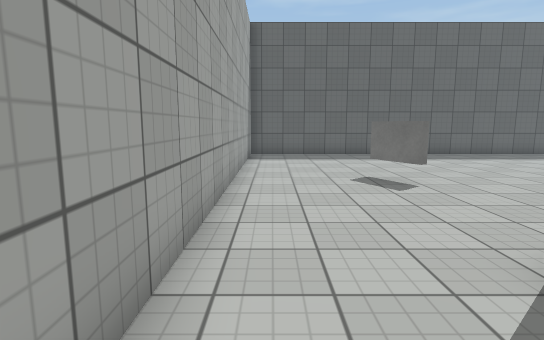
[1] (above)

16 first-person views from a walk through a 3-D level made in the Unity game engine. The camera is 1.4 m above the floor, tilts 8° down and sees 80° across. The floor is counted in squares, 1 m on a side. Each view is taken from the middle of a square. On the plan, view 1 faces up. The plan holds only what a view shows up to about 15 squares ahead; the rest is blank. The place goes on beyond the plan. The player character is not drawn. Surface patterns are stand-ins for the level's own textures.

[2]
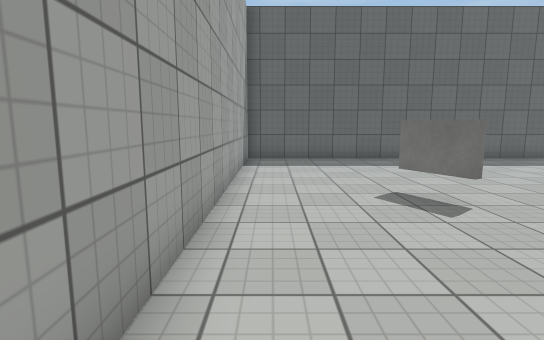

[3]
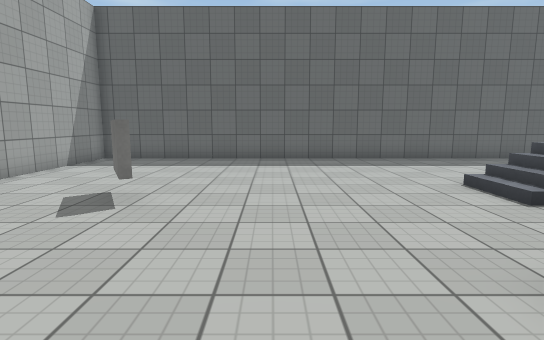

[4]
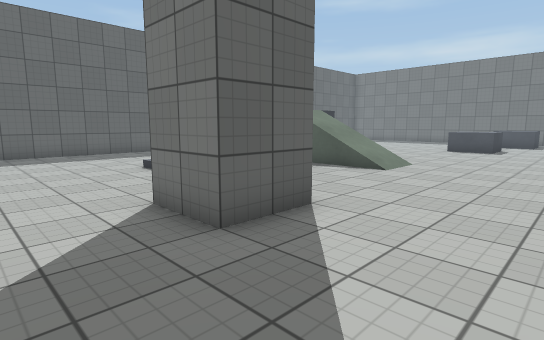

[5]
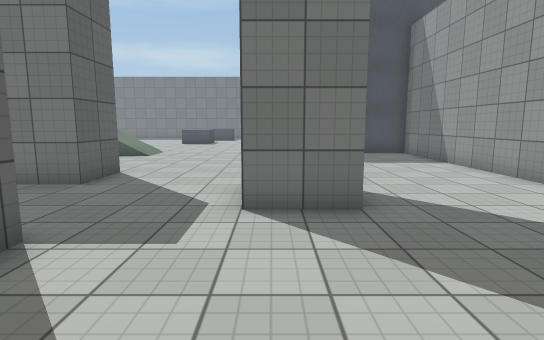

[6]
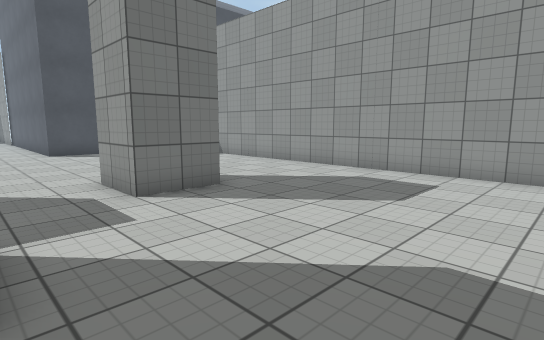

[7]
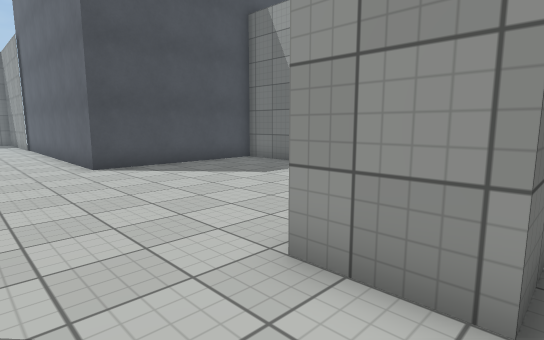

[8]
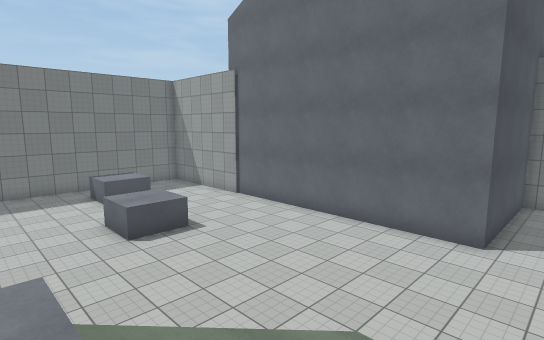

[9]
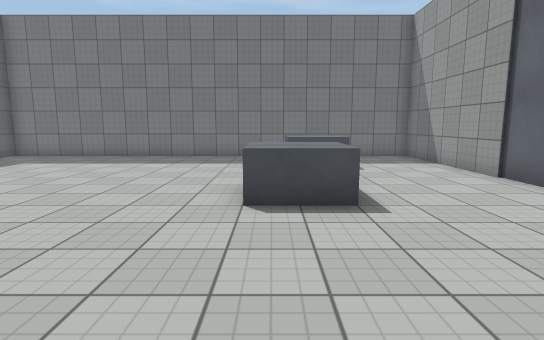

[10]
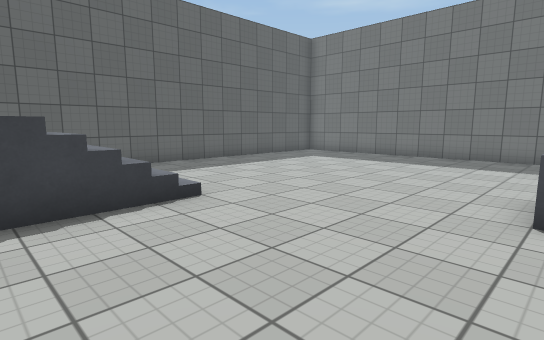

[11]
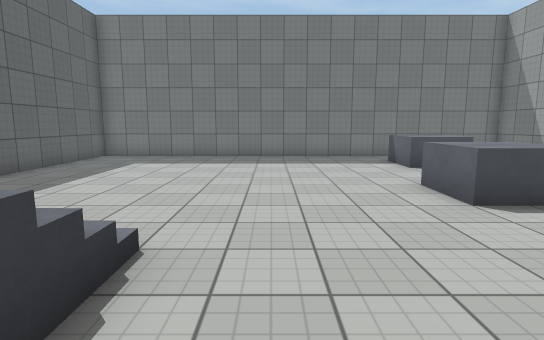

[12]
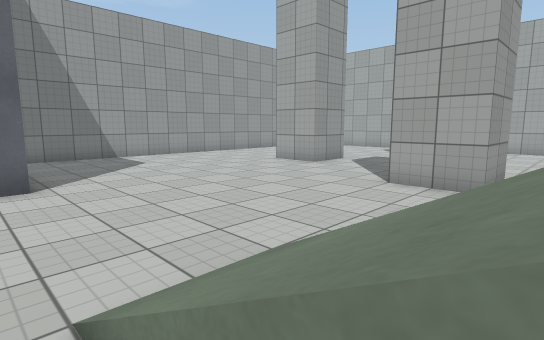

[13]
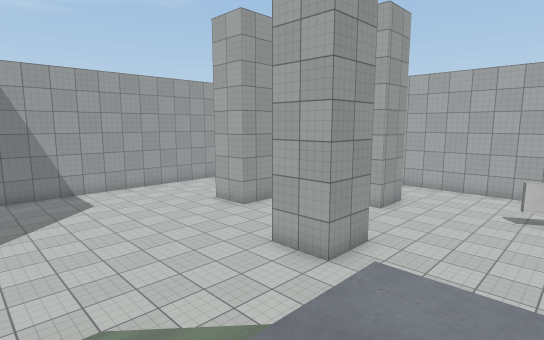

[14]
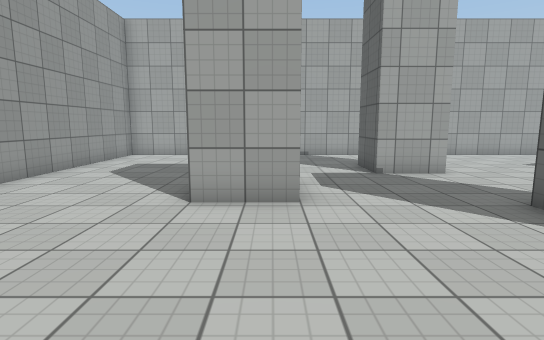

[15]
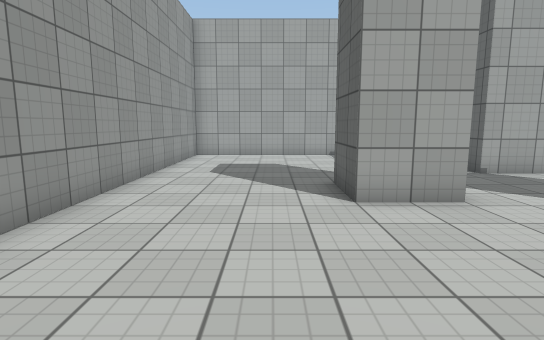

[16]
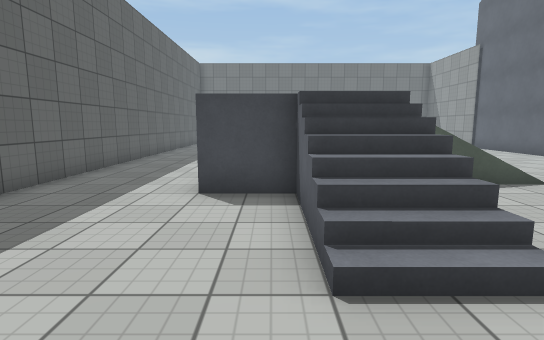

### Floor plan
Key: @ floor where view 1 was taken; # wall or solid block; . main floor; : floor 2 m higher than the main floor; / step, stairs or slope; ^ raised ledge; O other object.
Columns run from 1 left of view 1 to 34 right of it. Each row starts with its distance up from view 1.
 16 ####################################
 15 #..................................#
 14 #..................................#
 13 #......................  ..........#
 12 #...................    ...........#
 11 #...............O    // ...........#
 10 #...............     ///...........#
  9 #...........////  : ...............#
  8 #...........////:   ...............#
  7 #.............   // ...............#
  6 #................//................#
  5 #................// ...............#
  4 #.........##.....//.......^^.......#
  3 #...###...##..............^^  .^^..#
  2 #...###......................  ^^  #
  1 #...###..........................  #
  0 #@.................................#
 -1 #..................................#
 -2 #......###........OOOOOOOOOOO#######
 -3 #......###........O
 -4 #.................O
 -5 #.................O
 -6 #.................O
 -7 #.................O
 -8 #.................O
 -9 ##################O
-10                   O

Where each view was taken, in squares from view 1:
view 1: 0 up, 0 right, facing up
view 2: 2 up, 0 right, facing up
view 3: 2 up, 6 right, facing up
view 4: 1 down, 6 right, facing up-right
view 5: 2 down, 1 right, facing right
view 6: 1 up, 0 right, facing down-right
view 7: 1 up, 6 right, facing down-right
view 8: 8 up, 15 right, facing down-right
view 9: 4 up, 19 right, facing right
view 10: 4 up, 19 right, facing up-right
view 11: 8 up, 19 right, facing right
view 12: 6 up, 18 right, facing down-left
view 13: 9 up, 17 right, facing down-left
view 14: 2 down, 14 right, facing left
view 15: 5 down, 14 right, facing left
view 16: 10 up, 8 right, facing right
